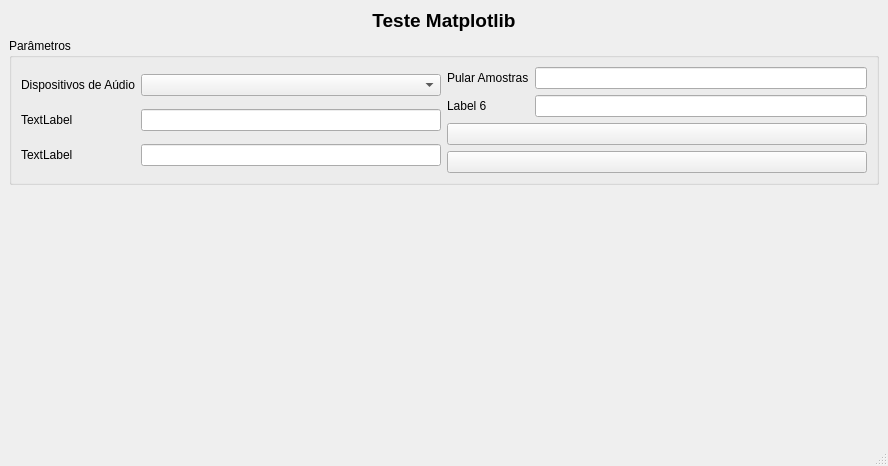
<?xml version="1.0" encoding="UTF-8"?>
<ui version="4.0">
 <class>MainWindow</class>
 <widget class="QMainWindow" name="MainWindow">
  <property name="geometry">
   <rect>
    <x>0</x>
    <y>0</y>
    <width>888</width>
    <height>466</height>
   </rect>
  </property>
  <property name="windowTitle">
   <string>MainWindow</string>
  </property>
  <widget class="QWidget" name="centralwidget">
   <layout class="QGridLayout" name="gridLayout_5">
    <item row="0" column="0">
     <layout class="QGridLayout" name="gridLayout_4">
      <item row="1" column="1">
       <widget class="QGroupBox" name="groupBox">
        <property name="title">
         <string>Parâmetros</string>
        </property>
        <layout class="QGridLayout" name="gridLayout_3">
         <item row="0" column="1">
          <layout class="QVBoxLayout" name="verticalLayout">
           <item>
            <layout class="QGridLayout" name="gridLayout">
             <item row="1" column="1">
              <widget class="QLineEdit" name="lineEdit_4">
               <property name="text">
                <string/>
               </property>
              </widget>
             </item>
             <item row="1" column="0">
              <widget class="QLabel" name="label_6">
               <property name="text">
                <string>Label 6</string>
               </property>
              </widget>
             </item>
             <item row="0" column="1">
              <widget class="QLineEdit" name="lineEdit_3">
               <property name="text">
                <string/>
               </property>
              </widget>
             </item>
             <item row="0" column="0">
              <widget class="QLabel" name="label_5">
               <property name="text">
                <string>Pular Amostras</string>
               </property>
              </widget>
             </item>
            </layout>
           </item>
           <item>
            <widget class="QPushButton" name="pushButton">
             <property name="text">
              <string/>
             </property>
            </widget>
           </item>
           <item>
            <widget class="QPushButton" name="pushButton_2">
             <property name="text">
              <string/>
             </property>
            </widget>
           </item>
          </layout>
         </item>
         <item row="0" column="0">
          <layout class="QGridLayout" name="gridLayout_2">
           <item row="0" column="0">
            <widget class="QLabel" name="label_2">
             <property name="text">
              <string>Dispositivos de Aúdio</string>
             </property>
            </widget>
           </item>
           <item row="0" column="1">
            <widget class="QComboBox" name="comboBox"/>
           </item>
           <item row="1" column="0">
            <widget class="QLabel" name="label_3">
             <property name="text">
              <string>TextLabel</string>
             </property>
            </widget>
           </item>
           <item row="1" column="1">
            <widget class="QLineEdit" name="lineEdit">
             <property name="text">
              <string/>
             </property>
            </widget>
           </item>
           <item row="2" column="0">
            <widget class="QLabel" name="label_4">
             <property name="text">
              <string>TextLabel</string>
             </property>
            </widget>
           </item>
           <item row="2" column="1">
            <widget class="QLineEdit" name="lineEdit_2">
             <property name="text">
              <string/>
             </property>
            </widget>
           </item>
          </layout>
         </item>
        </layout>
       </widget>
      </item>
      <item row="2" column="1">
       <widget class="QWidget" name="widget" native="true"/>
      </item>
      <item row="0" column="1">
       <widget class="QLabel" name="label">
        <property name="text">
         <string>&lt;html&gt;&lt;head/&gt;&lt;body&gt;&lt;p&gt;&lt;span style=&quot; font-size:14pt; font-weight:600;&quot;&gt;Teste Matplotlib&lt;/span&gt;&lt;/p&gt;&lt;/body&gt;&lt;/html&gt;</string>
        </property>
        <property name="alignment">
         <set>Qt::AlignCenter</set>
        </property>
       </widget>
      </item>
      <item row="3" column="1">
       <spacer name="horizontalSpacer">
        <property name="orientation">
         <enum>Qt::Horizontal</enum>
        </property>
        <property name="sizeHint" stdset="0">
         <size>
          <width>778</width>
          <height>0</height>
         </size>
        </property>
       </spacer>
      </item>
      <item row="2" column="0">
       <spacer name="verticalSpacer">
        <property name="orientation">
         <enum>Qt::Vertical</enum>
        </property>
        <property name="sizeHint" stdset="0">
         <size>
          <width>0</width>
          <height>40</height>
         </size>
        </property>
       </spacer>
      </item>
     </layout>
    </item>
   </layout>
  </widget>
  <widget class="QStatusBar" name="statusbar"/>
 </widget>
 <resources/>
 <connections/>
</ui>
